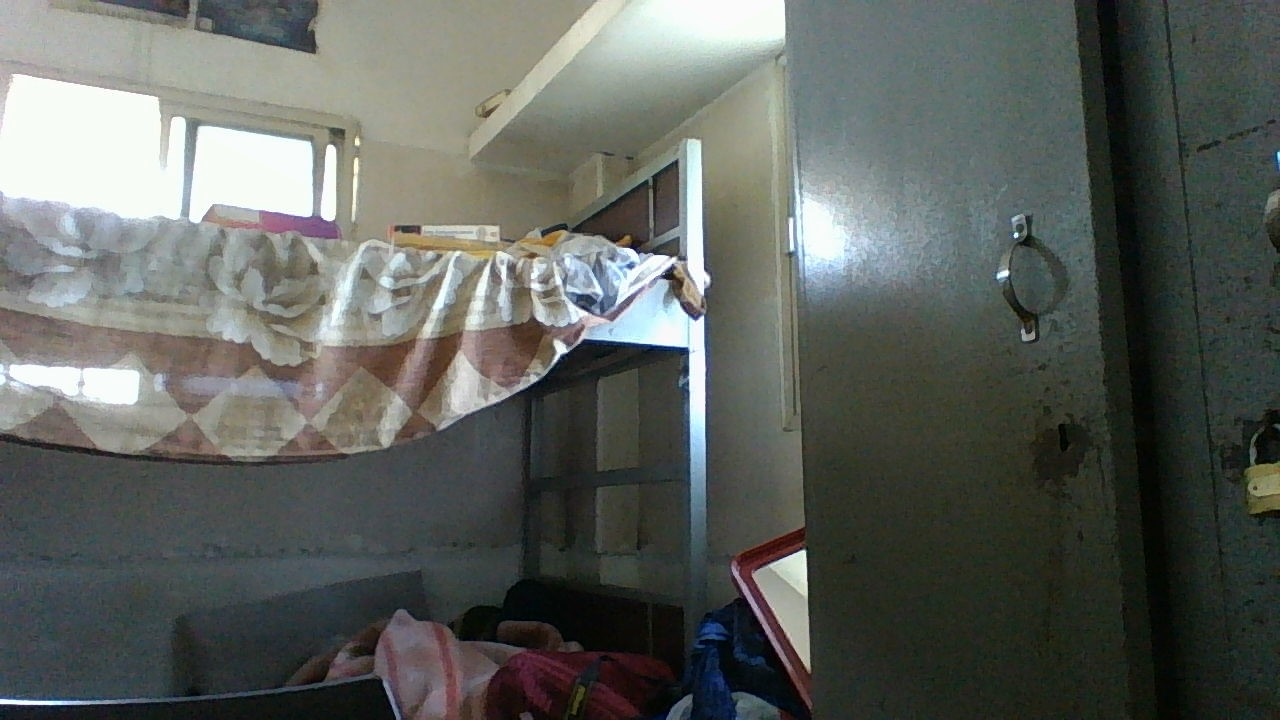
#> input picture OneDrive/Desktop/My Projects/Python/Stiching/original_image_right.jpg, 1280 x 720 px
$ python 'Sticher AZ.py'
#> lines starting #> are read from the running program, lines starting #| are printed output that depends on the picture
import cv2
import numpy as np

img_ = cv2.imread('original_image_right.jpg')
#> img_ is the input picture: shape (720, 1280, 3); mean B, G, R 92.7, 97.5, 93.4
img1 = cv2.cvtColor(img_,cv2.COLOR_BGR2GRAY)
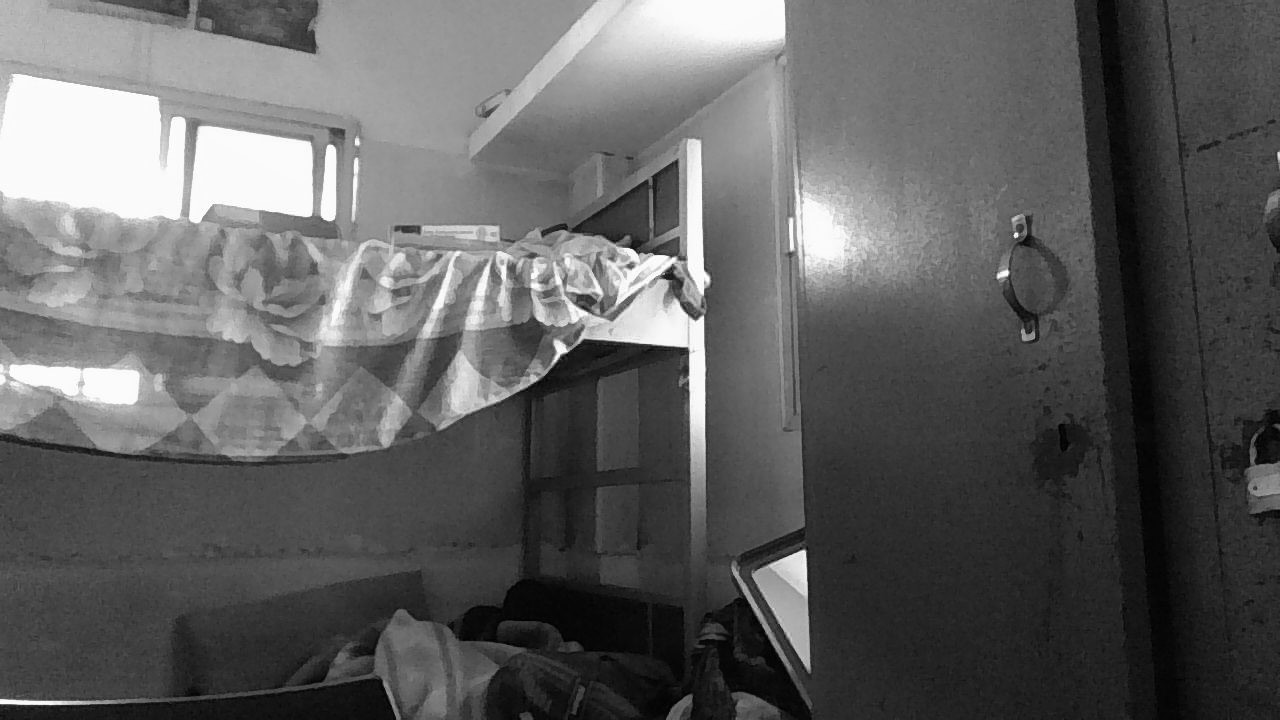
#> img1: shape (720, 1280); min 0, max 255, mean 95.7

img = cv2.imread('original_image_left.jpg')
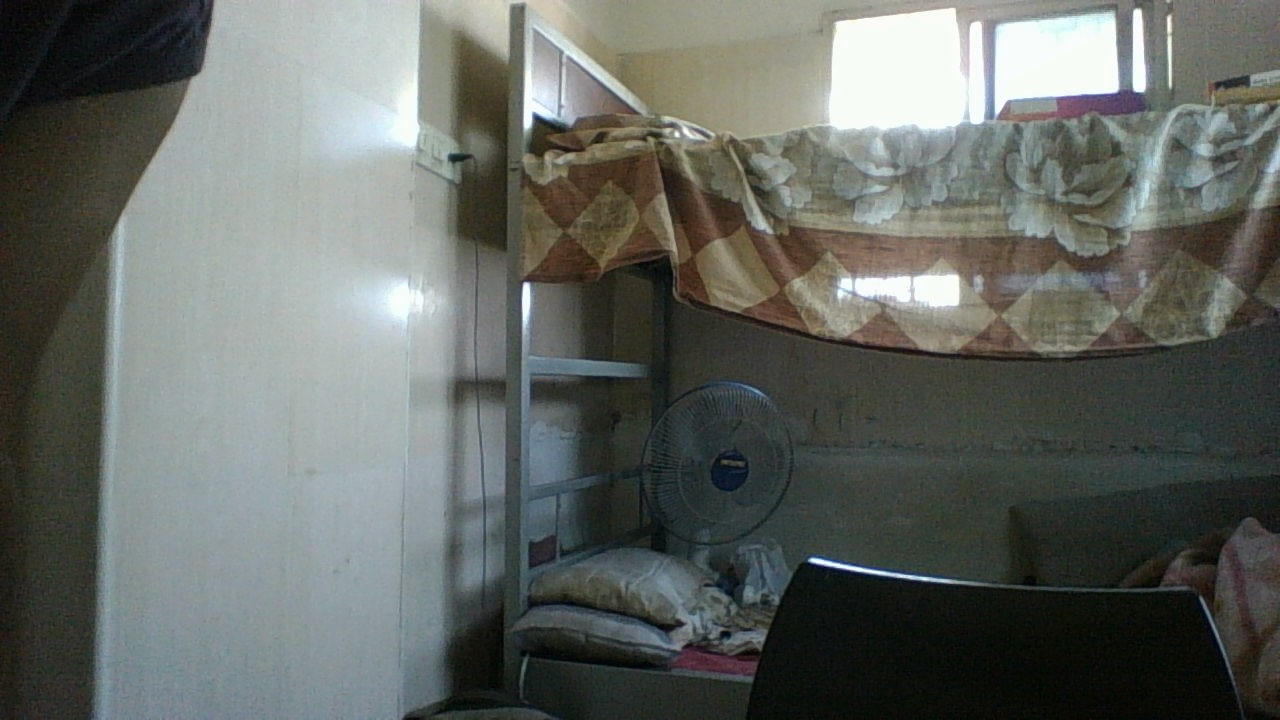
#> input picture OneDrive/Desktop/My Projects/Python/Stiching/original_image_left.jpg, 1280 x 720 px
#> img is the input picture: shape (720, 1280, 3); mean B, G, R 99.1, 103.9, 99.5
img2 = cv2.cvtColor(img,cv2.COLOR_BGR2GRAY)
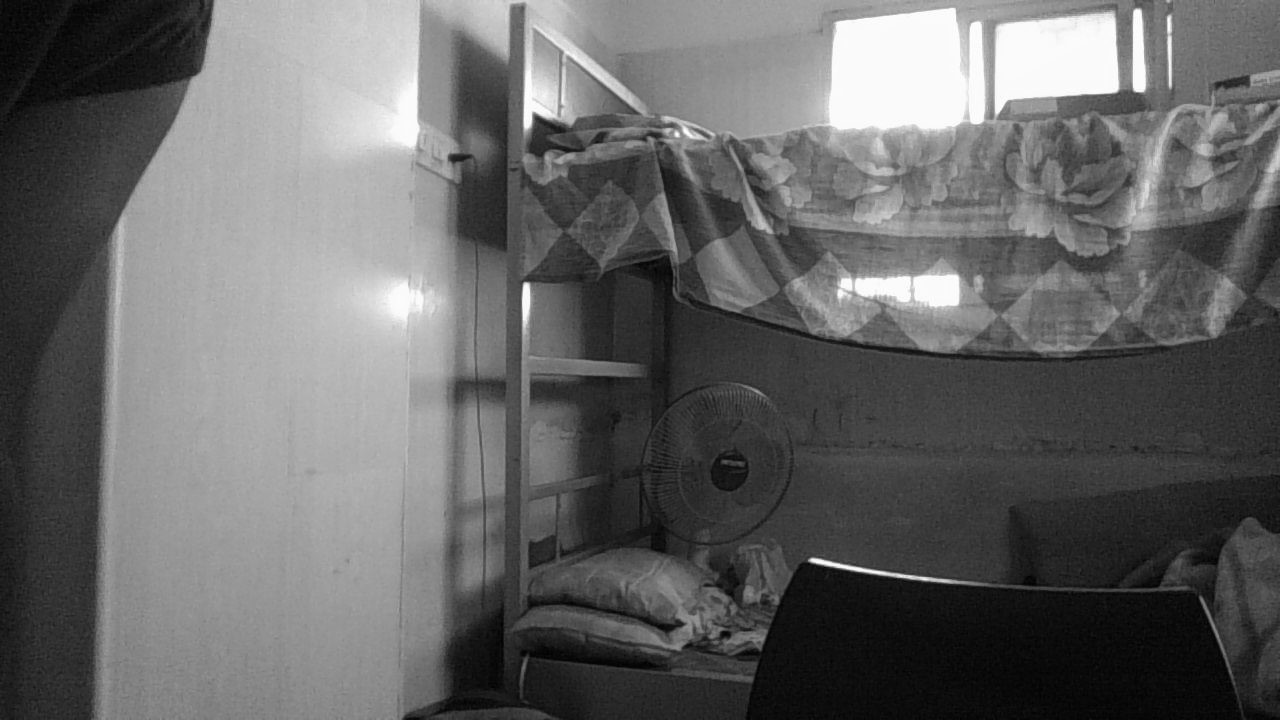
#> img2: shape (720, 1280); min 0, max 255, mean 102

sift = cv2.xfeatures2d.SIFT_create()

kp1, des1 = sift.detectAndCompute(img1,None)
#> kp1 = 2123 keypoints; strongest (x, y, size): (1016, 235, 3.4), (561, 349, 9), (794, 567, 20.6), (1003, 274, 6.6)
kp2, des2 = sift.detectAndCompute(img2,None)
#> kp2 = 1575 keypoints; strongest (x, y, size): (814, 560, 4.9), (526, 287, 6.1), (527, 123, 7.5), (1139, 84, 10.8)

cv2.imshow('original_image_left_keypoints',cv2.drawKeypoints(img_,kp1,None))
cv2.imshow('original_image_left_keypoints',cv2.drawKeypoints(img_,kp2,None))
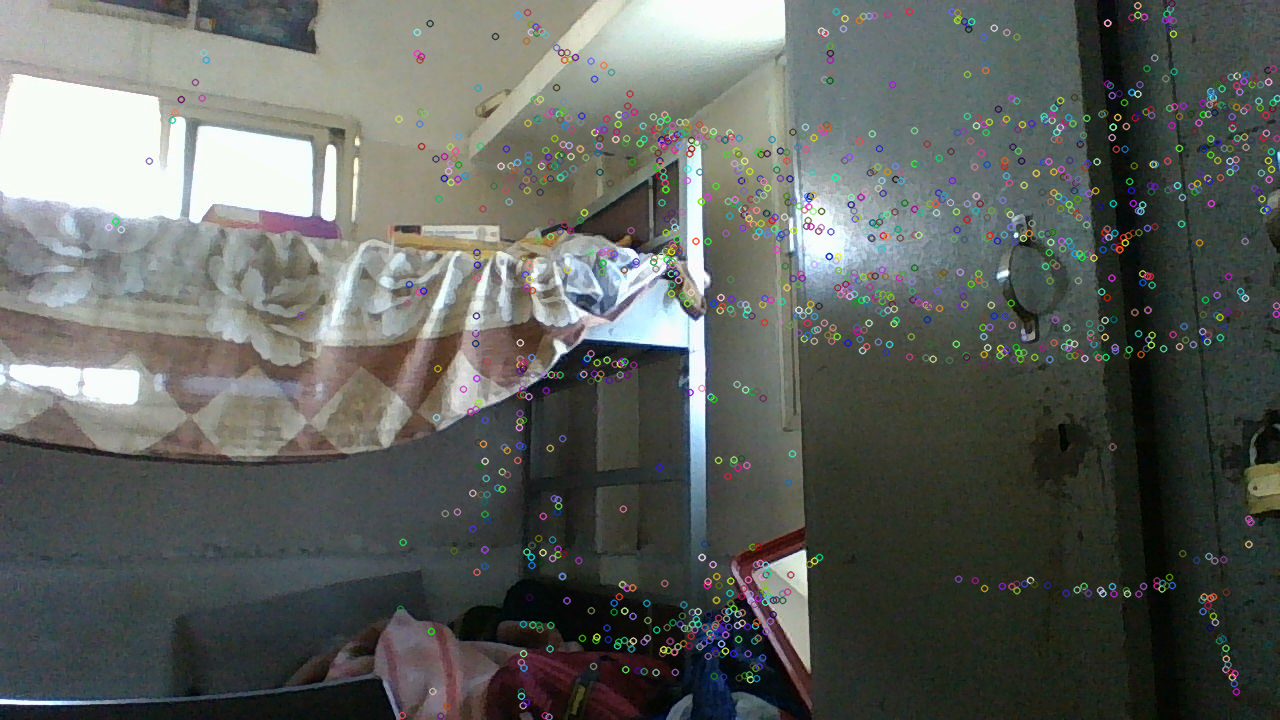
#> window 'original_image_left_keypoints': shape (720, 1280, 3); mean B, G, R 94.1, 98.6, 94.7

match = cv2.BFMatcher()
matches = match.knnMatch(des1,des2,k=2)
#> matches = 2123 matches

good = []
for m,n in matches:
    if m.distance < 0.03*n.distance:
        good.append(m)
#> after the loop, good = []

draw_params = dict(matchColor=(255,0,0),
                       singlePointColor=None,
                       flags=2)

img3 = cv2.drawMatches(img_,kp1,img,kp2,good,None,**draw_params)
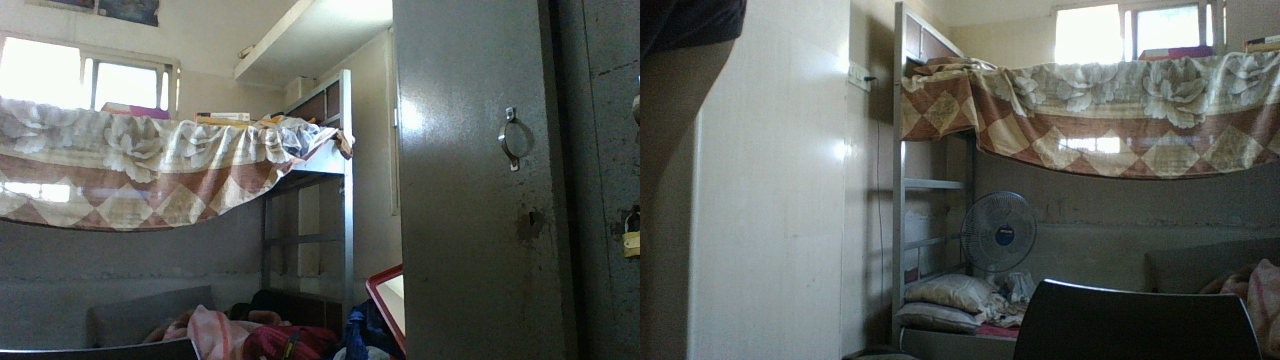
#> img3: shape (720, 2560, 3) (shown at 1/2 size); mean B, G, R 95.9, 100.7, 96.5
cv2.imshow("original_image_drawMatches.jpg", img3)

MIN_MATCH_COUNT = 10
if len(good) > MIN_MATCH_COUNT:
    src_pts = np.float32([ kp1[m.queryIdx].pt for m in good ]).reshape(-1,1,2)
    dst_pts = np.float32([ kp2[m.trainIdx].pt for m in good ]).reshape(-1,1,2)

    M, mask = cv2.findHomography(src_pts, dst_pts, cv2.RANSAC, 5.0)

    h,w = img1.shape
    pts = np.float32([ [0,0],[0,h-1],[w-1,h-1],[w-1,0] ]).reshape(-1,1,2)
    dst = cv2.perspectiveTransform(pts, M)
    img2 = cv2.polylines(img2,[np.int32(dst)],True,255,3, cv2.LINE_AA)
    cv2.imshow("original_image_overlapping.jpg", img2)
else:
    print("Not enought matches are found - %d/%d", (len(good)/MIN_MATCH_COUNT))
#| Not enought matches are found - %d/%d 0.0

#> (the run stopped early here; a loop or call above may not have finished)
